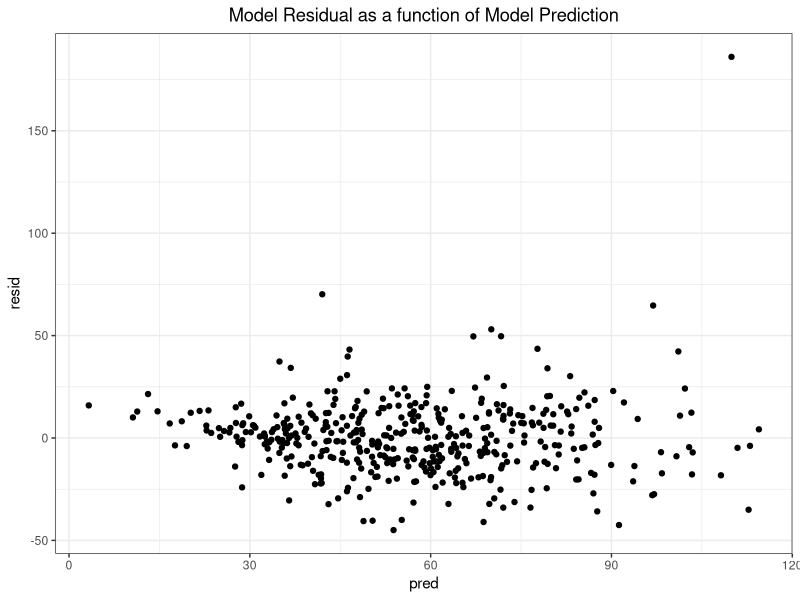
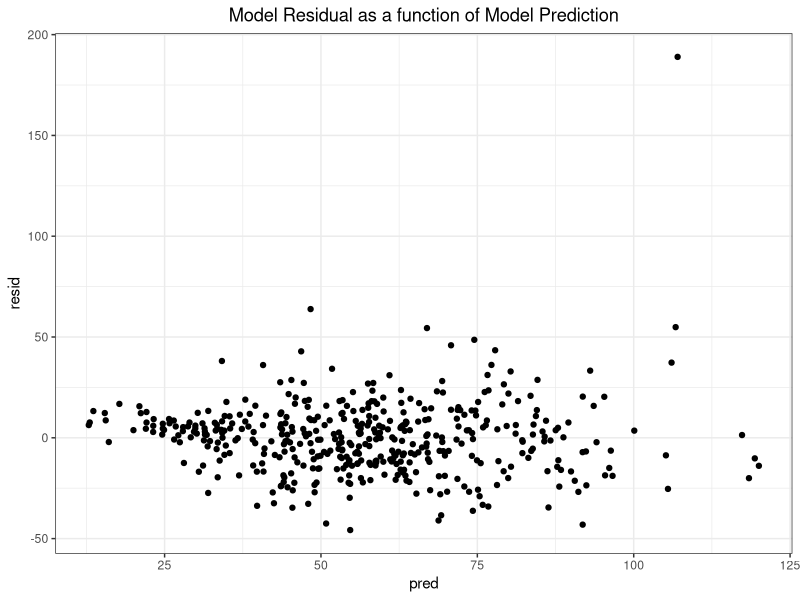
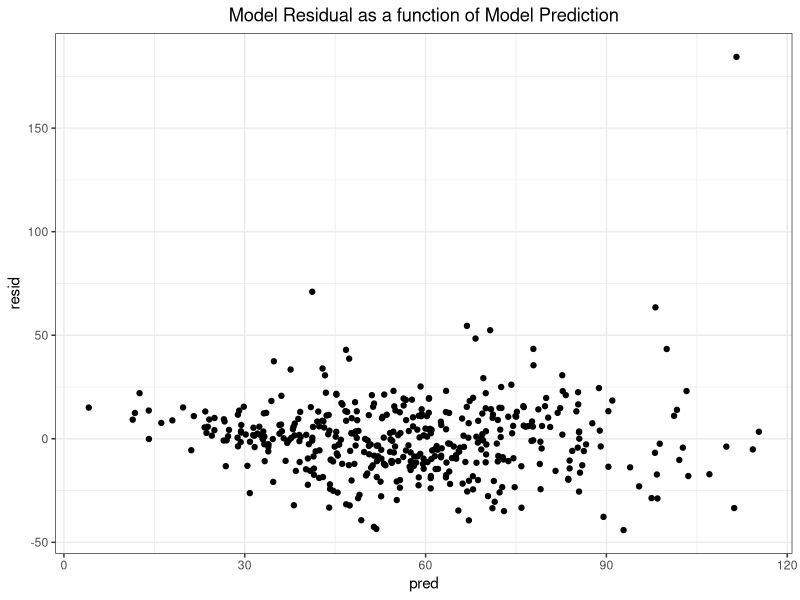
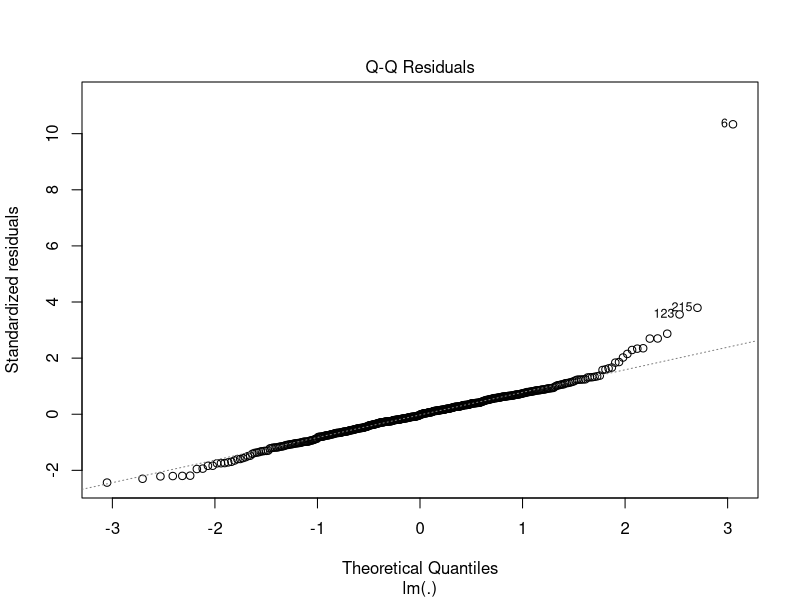
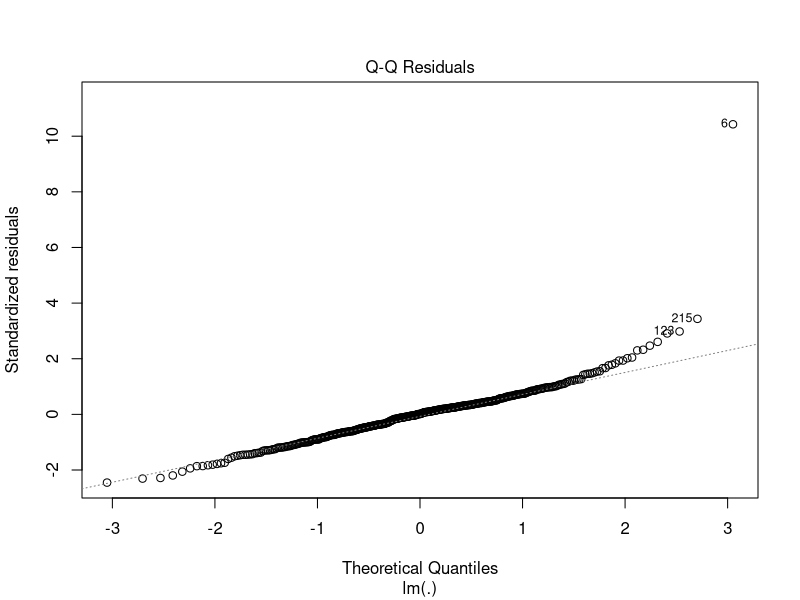
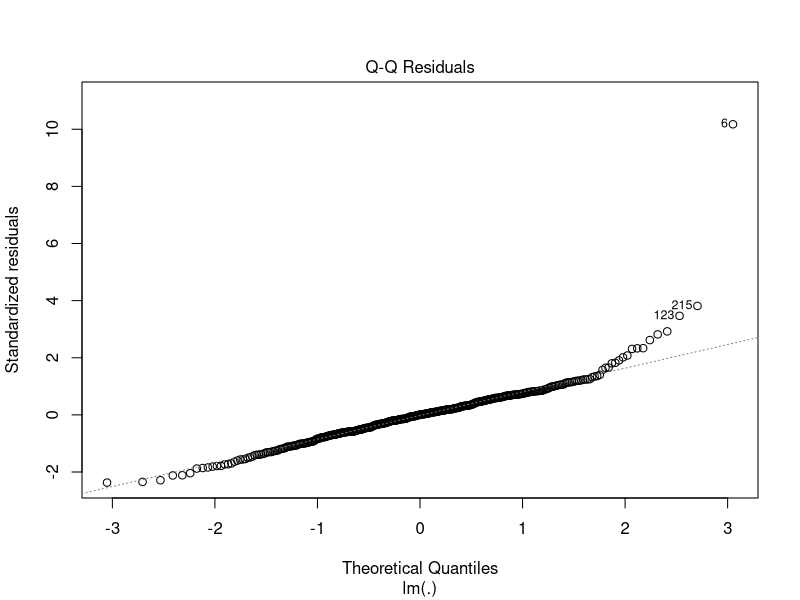

Reproduce these figures in R, in order.
## ---- chunk 1
library(tidyverse)
library(modelr)
library(stringr)
## ---- chunk 2
# Functions

# Purpose: Calculates the Pearson's correlation coefficient between every
# variable in the data set and a specified variable.
# Arguments: v_name: a variable of type character that is the variable name
# Returns: A knitted table of correlations.
get_cor_by_var <- function(v_name) {
  cdi %>%
  map(~cor(as.numeric(.x), pull(cdi, v_name), method = "pearson")) %>%
  as_tibble() %>%
  pivot_longer(id:log_pop_density,
               names_to = "variables",
               values_to = "r") %>%
  mutate(
    sign = ifelse(r < 0, "-", "+"),
    r = abs(r)
  ) %>%
  arrange(desc(r)) %>%
  knitr::kable()
}

# Purpose: Fits the model and gets the model adjusted r-squared.
# Arguments: mod: a variable of type character that is the formula to fit a 
#            linear model.
# Returns: A numeric, the model adjusted r-squared.
get_mod_adj_r_squared <- function(mod) {
  lm(mod, data = cdi) %>%
  broom::glance() %>%
  pull(adj.r.squared)
}

# Purpose: Performs cross validation on a model specified by its formula.
# Arguments: mod: a variable of type character that is the formula to fit a 
#            linear model.
# Returns: A numeric, the model root mean squared error.
get_cv_rmse <- function(mod) {
  set.seed(1)
  crossv_mc(cdi, 1000) %>%
  mutate(
    train = map(train, as_tibble),
    test = map(test, as_tibble)
  ) %>%
  mutate(
    fitted_mod = map(train, ~lm(mod, data = .x))
  ) %>%
  mutate(
    rmse_mod = map2_dbl(fitted_mod, test, ~rmse(model = .x, data = .y))
  ) %>%
  pull(rmse_mod) %>%
  mean()
}

# Purpose: Fits model.
#          Plots model residual as a function of model prediction for the given
#          model formula.
# Arguments: mod: a variable of type character that is the formula to fit a 
#            linear model.
# Returns: The ggplot.
plot_model_residuals <- function(mod) {
  fitted_mod <- lm(mod, data = cdi) 
  cdi %>%
  add_predictions(fitted_mod) %>%
  add_residuals(fitted_mod) %>%
  ggplot(aes(x = pred, y = resid)) +
  geom_point() +
  theme_bw() +
  labs(
    title = "Model Residual as a function of Model Prediction"
  ) +
  theme(plot.title = element_text(hjust = 0.5))
}

# Purpose: Fits the specified model and creates a QQ Plot.
# Arguments: mod: a variable of type character that is the formula to fit a 
#            linear model.
# Returns: The plot.
plot_mod_qq <- function(mod) {
  mod %>%
  lm(data = cdi) %>%
  plot(which = 2)
}
## ---- chunk 3
cdi <- read_csv(here::here("data", "cdi.csv")) %>%
  mutate(CRM_1000 = (crimes/pop) * 1000,
         region = as.factor(region),
         region = fct_recode(region, "northeast" = "1", "north_central" = "2",
                             "south" = "3", "west" = "4"),
         pop_density = pop/area,
         log_pop18 = log(pop18),
         log_poverty = log(poverty),
         log_totalinc = log(totalinc),
         log_pcincome = log(pcincome),
         log_pop_density = log(pop_density))
## ---- chunk 4
get_cor_by_var("CRM_1000")
## ---- chunk 5
# Define model formulas and put in a list
fit13 <- "CRM_1000 ~ region + log_pop_density + log_totalinc + log_pop18 + log_poverty"
fit14 <- "CRM_1000 ~ log_pop_density + region + log_poverty + log_pcincome"
fit15 <- "CRM_1000 ~ log_pop_density + region + log_poverty + log_totalinc"

model_list <-  
  list(
    f13 = fit13,
    f14 = fit14,
    f15 = fit15
  )
## ---- chunk 6
# Get each model's adjusted r-squared
map(model_list, get_mod_adj_r_squared) %>%
  as_tibble() %>%
  pivot_longer(f13:f15,
               names_to = "model",
               values_to = "adj_r_squared") %>%
  arrange(desc(adj_r_squared)) %>%
  knitr::kable()
## ---- chunk 7
# Perform cross validation for each model
map(model_list, get_cv_rmse) %>%
  as_tibble() %>%
  pivot_longer(f13:f15,
               names_to = "model",
               values_to = "RMSE") %>%
  arrange(RMSE) %>%
  knitr::kable()
## ---- chunk 8
plot_model_residuals(fit13)
## ---- chunk 9
plot_model_residuals(fit14)
## ---- chunk 10
plot_model_residuals(fit15)
## ---- chunk 11
plot_mod_qq(fit13)
## ---- chunk 12
plot_mod_qq(fit14)
## ---- chunk 13
plot_mod_qq(fit15)
